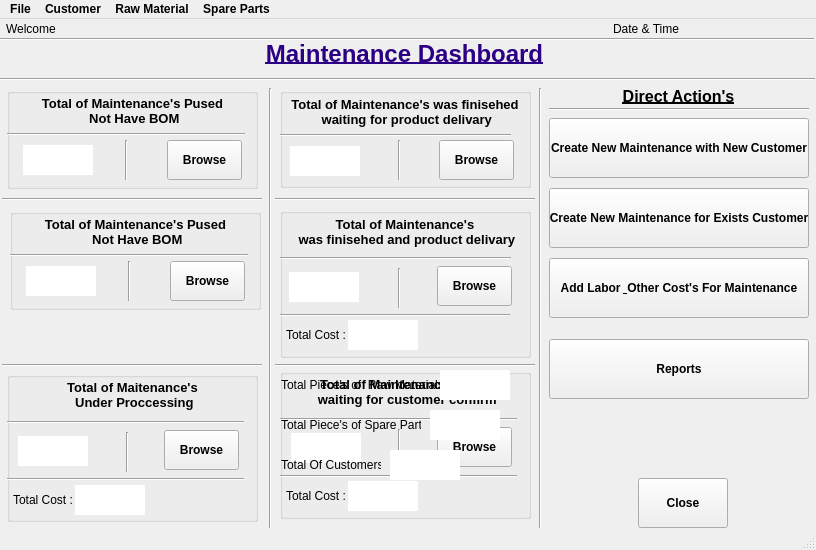
<?xml version="1.0" encoding="UTF-8"?>
<ui version="4.0">
 <class>MMainWindow</class>
 <widget class="QMainWindow" name="MMainWindow">
  <property name="geometry">
   <rect>
    <x>0</x>
    <y>0</y>
    <width>816</width>
    <height>550</height>
   </rect>
  </property>
  <property name="sizePolicy">
   <sizepolicy hsizetype="Fixed" vsizetype="Fixed">
    <horstretch>0</horstretch>
    <verstretch>0</verstretch>
   </sizepolicy>
  </property>
  <property name="minimumSize">
   <size>
    <width>816</width>
    <height>550</height>
   </size>
  </property>
  <property name="maximumSize">
   <size>
    <width>816</width>
    <height>550</height>
   </size>
  </property>
  <property name="sizeIncrement">
   <size>
    <width>816</width>
    <height>550</height>
   </size>
  </property>
  <property name="baseSize">
   <size>
    <width>816</width>
    <height>550</height>
   </size>
  </property>
  <property name="windowTitle">
   <string>Maintenance System</string>
  </property>
  <property name="layoutDirection">
   <enum>Qt::LeftToRight</enum>
  </property>
  <widget class="QWidget" name="centralwidget">
   <widget class="Line" name="line_11">
    <property name="geometry">
     <rect>
      <x>2</x>
      <y>179</y>
      <width>260</width>
      <height>3</height>
     </rect>
    </property>
    <property name="orientation">
     <enum>Qt::Horizontal</enum>
    </property>
   </widget>
   <widget class="Line" name="line_16">
    <property name="geometry">
     <rect>
      <x>549</x>
      <y>89</y>
      <width>260</width>
      <height>3</height>
     </rect>
    </property>
    <property name="orientation">
     <enum>Qt::Horizontal</enum>
    </property>
   </widget>
   <widget class="QPushButton" name="alocmbtn">
    <property name="geometry">
     <rect>
      <x>549</x>
      <y>239</y>
      <width>260</width>
      <height>60</height>
     </rect>
    </property>
    <property name="font">
     <font>
      <weight>75</weight>
      <bold>true</bold>
     </font>
    </property>
    <property name="text">
     <string>Add Labor &amp; Other Cost's For Maintenance</string>
    </property>
   </widget>
   <widget class="QLabel" name="loggeduserlbl">
    <property name="geometry">
     <rect>
      <x>59</x>
      <y>3</y>
      <width>200</width>
      <height>13</height>
     </rect>
    </property>
    <property name="text">
     <string/>
    </property>
   </widget>
   <widget class="QLabel" name="label_33">
    <property name="geometry">
     <rect>
      <x>281</x>
      <y>351</y>
      <width>160</width>
      <height>30</height>
     </rect>
    </property>
    <property name="text">
     <string>Total Piece's of  Raw Materials:</string>
    </property>
   </widget>
   <widget class="QLabel" name="label">
    <property name="geometry">
     <rect>
      <x>6</x>
      <y>3</y>
      <width>50</width>
      <height>13</height>
     </rect>
    </property>
    <property name="text">
     <string>Welcome ,</string>
    </property>
   </widget>
   <widget class="QGroupBox" name="groupBox">
    <property name="geometry">
     <rect>
      <x>7</x>
      <y>69</y>
      <width>251</width>
      <height>101</height>
     </rect>
    </property>
    <property name="title">
     <string/>
    </property>
    <widget class="QLabel" name="label_4">
     <property name="geometry">
      <rect>
       <x>5</x>
       <y>8</y>
       <width>241</width>
       <height>30</height>
      </rect>
     </property>
     <property name="font">
      <font>
       <pointsize>10</pointsize>
       <weight>75</weight>
       <bold>true</bold>
      </font>
     </property>
     <property name="text">
      <string>Total of Maintenance's Pused 
 Not Have BOM</string>
     </property>
     <property name="alignment">
      <set>Qt::AlignCenter</set>
     </property>
    </widget>
    <widget class="QLabel" name="tmplbl">
     <property name="geometry">
      <rect>
       <x>16</x>
       <y>57</y>
       <width>70</width>
       <height>30</height>
      </rect>
     </property>
     <property name="font">
      <font>
       <pointsize>10</pointsize>
       <weight>75</weight>
       <bold>true</bold>
       <underline>true</underline>
      </font>
     </property>
     <property name="styleSheet">
      <string notr="true">color: rgb(255, 0, 0);
border-color: rgb(0, 0, 255);
background-color: rgb(255, 255, 255);</string>
     </property>
     <property name="text">
      <string/>
     </property>
     <property name="alignment">
      <set>Qt::AlignCenter</set>
     </property>
    </widget>
    <widget class="QPushButton" name="tmpbtn">
     <property name="geometry">
      <rect>
       <x>160</x>
       <y>52</y>
       <width>75</width>
       <height>40</height>
      </rect>
     </property>
     <property name="font">
      <font>
       <weight>75</weight>
       <bold>true</bold>
      </font>
     </property>
     <property name="text">
      <string>Browse</string>
     </property>
    </widget>
    <widget class="Line" name="line_14">
     <property name="geometry">
      <rect>
       <x>-2</x>
       <y>36</y>
       <width>240</width>
       <height>20</height>
      </rect>
     </property>
     <property name="orientation">
      <enum>Qt::Horizontal</enum>
     </property>
    </widget>
    <widget class="Line" name="line_17">
     <property name="geometry">
      <rect>
       <x>118</x>
       <y>52</y>
       <width>3</width>
       <height>40</height>
      </rect>
     </property>
     <property name="orientation">
      <enum>Qt::Vertical</enum>
     </property>
    </widget>
   </widget>
   <widget class="QGroupBox" name="groupBox_2">
    <property name="geometry">
     <rect>
      <x>280</x>
      <y>350</y>
      <width>251</width>
      <height>150</height>
     </rect>
    </property>
    <property name="title">
     <string/>
    </property>
    <widget class="QLabel" name="label_10">
     <property name="geometry">
      <rect>
       <x>5</x>
       <y>8</y>
       <width>241</width>
       <height>30</height>
      </rect>
     </property>
     <property name="font">
      <font>
       <pointsize>10</pointsize>
       <weight>75</weight>
       <bold>true</bold>
      </font>
     </property>
     <property name="text">
      <string>Total of Maintenance's Hold 
 waiting for customer confirm</string>
     </property>
     <property name="alignment">
      <set>Qt::AlignCenter</set>
     </property>
    </widget>
    <widget class="QLabel" name="tmhlbl">
     <property name="geometry">
      <rect>
       <x>11</x>
       <y>64</y>
       <width>70</width>
       <height>30</height>
      </rect>
     </property>
     <property name="font">
      <font>
       <pointsize>10</pointsize>
       <weight>75</weight>
       <bold>true</bold>
       <underline>true</underline>
      </font>
     </property>
     <property name="styleSheet">
      <string notr="true">color: rgb(255, 0, 0);
border-color: rgb(0, 0, 255);
background-color: rgb(255, 255, 255);</string>
     </property>
     <property name="text">
      <string/>
     </property>
     <property name="alignment">
      <set>Qt::AlignCenter</set>
     </property>
    </widget>
    <widget class="QPushButton" name="tmhbtn">
     <property name="geometry">
      <rect>
       <x>157</x>
       <y>58</y>
       <width>75</width>
       <height>40</height>
      </rect>
     </property>
     <property name="font">
      <font>
       <weight>75</weight>
       <bold>true</bold>
      </font>
     </property>
     <property name="text">
      <string>Browse</string>
     </property>
    </widget>
    <widget class="QLabel" name="label_18">
     <property name="geometry">
      <rect>
       <x>6</x>
       <y>112</y>
       <width>60</width>
       <height>30</height>
      </rect>
     </property>
     <property name="text">
      <string>Total Cost :</string>
     </property>
    </widget>
    <widget class="QLabel" name="tctmhlbl">
     <property name="geometry">
      <rect>
       <x>68</x>
       <y>112</y>
       <width>70</width>
       <height>30</height>
      </rect>
     </property>
     <property name="font">
      <font>
       <pointsize>10</pointsize>
       <weight>75</weight>
       <bold>true</bold>
       <underline>true</underline>
      </font>
     </property>
     <property name="styleSheet">
      <string notr="true">color: rgb(255, 0, 0);
border-color: rgb(0, 0, 255);
background-color: rgb(255, 255, 255);</string>
     </property>
     <property name="text">
      <string/>
     </property>
     <property name="alignment">
      <set>Qt::AlignCenter</set>
     </property>
    </widget>
    <widget class="Line" name="line_4">
     <property name="geometry">
      <rect>
       <x>-3</x>
       <y>97</y>
       <width>240</width>
       <height>20</height>
      </rect>
     </property>
     <property name="orientation">
      <enum>Qt::Horizontal</enum>
     </property>
    </widget>
    <widget class="Line" name="line_5">
     <property name="geometry">
      <rect>
       <x>-3</x>
       <y>40</y>
       <width>240</width>
       <height>20</height>
      </rect>
     </property>
     <property name="orientation">
      <enum>Qt::Horizontal</enum>
     </property>
    </widget>
    <widget class="Line" name="line_18">
     <property name="geometry">
      <rect>
       <x>118</x>
       <y>60</y>
       <width>3</width>
       <height>40</height>
      </rect>
     </property>
     <property name="orientation">
      <enum>Qt::Vertical</enum>
     </property>
    </widget>
   </widget>
   <widget class="QLabel" name="label_37">
    <property name="geometry">
     <rect>
      <x>281</x>
      <y>431</y>
      <width>100</width>
      <height>30</height>
     </rect>
    </property>
    <property name="text">
     <string>Total Of Customers :</string>
    </property>
   </widget>
   <widget class="Line" name="line_3">
    <property name="geometry">
     <rect>
      <x>539</x>
      <y>69</y>
      <width>3</width>
      <height>440</height>
     </rect>
    </property>
    <property name="orientation">
     <enum>Qt::Vertical</enum>
    </property>
   </widget>
   <widget class="Line" name="line_13">
    <property name="geometry">
     <rect>
      <x>275</x>
      <y>179</y>
      <width>260</width>
      <height>3</height>
     </rect>
    </property>
    <property name="orientation">
     <enum>Qt::Horizontal</enum>
    </property>
   </widget>
   <widget class="QPushButton" name="closebtn">
    <property name="geometry">
     <rect>
      <x>638</x>
      <y>459</y>
      <width>90</width>
      <height>50</height>
     </rect>
    </property>
    <property name="font">
     <font>
      <weight>75</weight>
      <bold>true</bold>
     </font>
    </property>
    <property name="text">
     <string>Close</string>
    </property>
   </widget>
   <widget class="QLabel" name="tprmlbl">
    <property name="geometry">
     <rect>
      <x>440</x>
      <y>351</y>
      <width>70</width>
      <height>30</height>
     </rect>
    </property>
    <property name="font">
     <font>
      <pointsize>10</pointsize>
      <weight>75</weight>
      <bold>true</bold>
      <underline>true</underline>
     </font>
    </property>
    <property name="styleSheet">
     <string notr="true">color: rgb(255, 0, 0);
border-color: rgb(0, 0, 255);
background-color: rgb(255, 255, 255);</string>
    </property>
    <property name="text">
     <string/>
    </property>
    <property name="alignment">
     <set>Qt::AlignCenter</set>
    </property>
   </widget>
   <widget class="QGroupBox" name="groupBox_7">
    <property name="geometry">
     <rect>
      <x>280</x>
      <y>189</y>
      <width>251</width>
      <height>150</height>
     </rect>
    </property>
    <property name="title">
     <string/>
    </property>
    <widget class="QLabel" name="label_28">
     <property name="geometry">
      <rect>
       <x>5</x>
       <y>9</y>
       <width>240</width>
       <height>30</height>
      </rect>
     </property>
     <property name="font">
      <font>
       <pointsize>10</pointsize>
       <weight>75</weight>
       <bold>true</bold>
      </font>
     </property>
     <property name="text">
      <string>Total of Maintenance's 
 was finisehed and product delivary</string>
     </property>
     <property name="alignment">
      <set>Qt::AlignCenter</set>
     </property>
    </widget>
    <widget class="QLabel" name="tmfpdlbl">
     <property name="geometry">
      <rect>
       <x>9</x>
       <y>64</y>
       <width>70</width>
       <height>30</height>
      </rect>
     </property>
     <property name="font">
      <font>
       <pointsize>10</pointsize>
       <weight>75</weight>
       <bold>true</bold>
       <underline>true</underline>
      </font>
     </property>
     <property name="styleSheet">
      <string notr="true">color: rgb(255, 0, 0);
border-color: rgb(0, 0, 255);
background-color: rgb(255, 255, 255);</string>
     </property>
     <property name="text">
      <string/>
     </property>
     <property name="alignment">
      <set>Qt::AlignCenter</set>
     </property>
    </widget>
    <widget class="QPushButton" name="tmfpdbtn">
     <property name="geometry">
      <rect>
       <x>157</x>
       <y>58</y>
       <width>75</width>
       <height>40</height>
      </rect>
     </property>
     <property name="font">
      <font>
       <weight>75</weight>
       <bold>true</bold>
      </font>
     </property>
     <property name="text">
      <string>Browse</string>
     </property>
    </widget>
    <widget class="QLabel" name="label_30">
     <property name="geometry">
      <rect>
       <x>6</x>
       <y>112</y>
       <width>60</width>
       <height>30</height>
      </rect>
     </property>
     <property name="text">
      <string>Total Cost :</string>
     </property>
    </widget>
    <widget class="QLabel" name="tctmfpdlbl">
     <property name="geometry">
      <rect>
       <x>68</x>
       <y>112</y>
       <width>70</width>
       <height>30</height>
      </rect>
     </property>
     <property name="font">
      <font>
       <pointsize>10</pointsize>
       <weight>75</weight>
       <bold>true</bold>
       <underline>true</underline>
      </font>
     </property>
     <property name="styleSheet">
      <string notr="true">color: rgb(255, 0, 0);
border-color: rgb(0, 0, 255);
background-color: rgb(255, 255, 255);</string>
     </property>
     <property name="text">
      <string/>
     </property>
     <property name="alignment">
      <set>Qt::AlignCenter</set>
     </property>
    </widget>
    <widget class="Line" name="line_8">
     <property name="geometry">
      <rect>
       <x>-10</x>
       <y>97</y>
       <width>240</width>
       <height>20</height>
      </rect>
     </property>
     <property name="orientation">
      <enum>Qt::Horizontal</enum>
     </property>
    </widget>
    <widget class="Line" name="line_9">
     <property name="geometry">
      <rect>
       <x>-9</x>
       <y>40</y>
       <width>240</width>
       <height>20</height>
      </rect>
     </property>
     <property name="orientation">
      <enum>Qt::Horizontal</enum>
     </property>
    </widget>
    <widget class="Line" name="line_21">
     <property name="geometry">
      <rect>
       <x>118</x>
       <y>60</y>
       <width>3</width>
       <height>40</height>
      </rect>
     </property>
     <property name="orientation">
      <enum>Qt::Vertical</enum>
     </property>
    </widget>
   </widget>
   <widget class="QLabel" name="tclbl">
    <property name="geometry">
     <rect>
      <x>390</x>
      <y>431</y>
      <width>70</width>
      <height>30</height>
     </rect>
    </property>
    <property name="font">
     <font>
      <pointsize>10</pointsize>
      <weight>75</weight>
      <bold>true</bold>
      <underline>true</underline>
     </font>
    </property>
    <property name="styleSheet">
     <string notr="true">color: rgb(255, 0, 0);
border-color: rgb(0, 0, 255);
background-color: rgb(255, 255, 255);</string>
    </property>
    <property name="text">
     <string/>
    </property>
    <property name="alignment">
     <set>Qt::AlignCenter</set>
    </property>
   </widget>
   <widget class="QPushButton" name="cnmncbtn">
    <property name="geometry">
     <rect>
      <x>549</x>
      <y>99</y>
      <width>260</width>
      <height>60</height>
     </rect>
    </property>
    <property name="font">
     <font>
      <weight>75</weight>
      <bold>true</bold>
     </font>
    </property>
    <property name="text">
     <string>Create New Maintenance with New Customer</string>
    </property>
   </widget>
   <widget class="QPushButton" name="cnmecbtn">
    <property name="geometry">
     <rect>
      <x>549</x>
      <y>169</y>
      <width>260</width>
      <height>60</height>
     </rect>
    </property>
    <property name="font">
     <font>
      <weight>75</weight>
      <bold>true</bold>
     </font>
    </property>
    <property name="text">
     <string>Create New Maintenance for Exists Customer</string>
    </property>
   </widget>
   <widget class="Line" name="line">
    <property name="geometry">
     <rect>
      <x>-6</x>
      <y>19</y>
      <width>820</width>
      <height>3</height>
     </rect>
    </property>
    <property name="orientation">
     <enum>Qt::Horizontal</enum>
    </property>
   </widget>
   <widget class="QLabel" name="label_3">
    <property name="geometry">
     <rect>
      <x>-6</x>
      <y>19</y>
      <width>821</width>
      <height>31</height>
     </rect>
    </property>
    <property name="font">
     <font>
      <pointsize>18</pointsize>
      <weight>75</weight>
      <italic>false</italic>
      <bold>true</bold>
      <underline>true</underline>
      <strikeout>false</strikeout>
     </font>
    </property>
    <property name="styleSheet">
     <string notr="true">color: rgb(44, 0, 132);</string>
    </property>
    <property name="text">
     <string>Maintenance Dashboard</string>
    </property>
    <property name="alignment">
     <set>Qt::AlignCenter</set>
    </property>
   </widget>
   <widget class="Line" name="line_12">
    <property name="geometry">
     <rect>
      <x>2</x>
      <y>345</y>
      <width>260</width>
      <height>3</height>
     </rect>
    </property>
    <property name="orientation">
     <enum>Qt::Horizontal</enum>
    </property>
   </widget>
   <widget class="QGroupBox" name="groupBox_4">
    <property name="geometry">
     <rect>
      <x>280</x>
      <y>69</y>
      <width>251</width>
      <height>100</height>
     </rect>
    </property>
    <property name="title">
     <string/>
    </property>
    <widget class="QLabel" name="label_14">
     <property name="geometry">
      <rect>
       <x>0</x>
       <y>4</y>
       <width>250</width>
       <height>40</height>
      </rect>
     </property>
     <property name="font">
      <font>
       <pointsize>10</pointsize>
       <weight>75</weight>
       <bold>true</bold>
      </font>
     </property>
     <property name="text">
      <string>Total of Maintenance's was finisehed 
 waiting for product delivary</string>
     </property>
     <property name="alignment">
      <set>Qt::AlignCenter</set>
     </property>
    </widget>
    <widget class="QLabel" name="tmfwpdlbl">
     <property name="geometry">
      <rect>
       <x>10</x>
       <y>58</y>
       <width>70</width>
       <height>30</height>
      </rect>
     </property>
     <property name="font">
      <font>
       <pointsize>10</pointsize>
       <weight>75</weight>
       <bold>true</bold>
       <underline>true</underline>
      </font>
     </property>
     <property name="styleSheet">
      <string notr="true">color: rgb(255, 0, 0);
border-color: rgb(0, 0, 255);
background-color: rgb(255, 255, 255);</string>
     </property>
     <property name="text">
      <string/>
     </property>
     <property name="alignment">
      <set>Qt::AlignCenter</set>
     </property>
    </widget>
    <widget class="QPushButton" name="tmfwpdbtn">
     <property name="geometry">
      <rect>
       <x>159</x>
       <y>52</y>
       <width>75</width>
       <height>40</height>
      </rect>
     </property>
     <property name="font">
      <font>
       <weight>75</weight>
       <bold>true</bold>
      </font>
     </property>
     <property name="text">
      <string>Browse</string>
     </property>
    </widget>
    <widget class="Line" name="line_15">
     <property name="geometry">
      <rect>
       <x>-9</x>
       <y>37</y>
       <width>240</width>
       <height>20</height>
      </rect>
     </property>
     <property name="orientation">
      <enum>Qt::Horizontal</enum>
     </property>
    </widget>
    <widget class="Line" name="line_20">
     <property name="geometry">
      <rect>
       <x>118</x>
       <y>52</y>
       <width>3</width>
       <height>40</height>
      </rect>
     </property>
     <property name="orientation">
      <enum>Qt::Vertical</enum>
     </property>
    </widget>
   </widget>
   <widget class="Line" name="line_2">
    <property name="geometry">
     <rect>
      <x>-5</x>
      <y>59</y>
      <width>820</width>
      <height>3</height>
     </rect>
    </property>
    <property name="orientation">
     <enum>Qt::Horizontal</enum>
    </property>
   </widget>
   <widget class="QLabel" name="tpsplbl">
    <property name="geometry">
     <rect>
      <x>430</x>
      <y>391</y>
      <width>70</width>
      <height>30</height>
     </rect>
    </property>
    <property name="font">
     <font>
      <pointsize>10</pointsize>
      <weight>75</weight>
      <bold>true</bold>
      <underline>true</underline>
     </font>
    </property>
    <property name="styleSheet">
     <string notr="true">color: rgb(255, 0, 0);
border-color: rgb(0, 0, 255);
background-color: rgb(255, 255, 255);</string>
    </property>
    <property name="text">
     <string/>
    </property>
    <property name="alignment">
     <set>Qt::AlignCenter</set>
    </property>
   </widget>
   <widget class="QLabel" name="label_35">
    <property name="geometry">
     <rect>
      <x>281</x>
      <y>391</y>
      <width>140</width>
      <height>30</height>
     </rect>
    </property>
    <property name="text">
     <string>Total Piece's of Spare Parts :</string>
    </property>
   </widget>
   <widget class="QLabel" name="label_5">
    <property name="geometry">
     <rect>
      <x>548</x>
      <y>69</y>
      <width>261</width>
      <height>16</height>
     </rect>
    </property>
    <property name="font">
     <font>
      <pointsize>12</pointsize>
      <weight>75</weight>
      <bold>true</bold>
      <underline>true</underline>
     </font>
    </property>
    <property name="text">
     <string>Direct Action's</string>
    </property>
    <property name="alignment">
     <set>Qt::AlignCenter</set>
    </property>
   </widget>
   <widget class="Line" name="line_10">
    <property name="geometry">
     <rect>
      <x>269</x>
      <y>69</y>
      <width>3</width>
      <height>440</height>
     </rect>
    </property>
    <property name="orientation">
     <enum>Qt::Vertical</enum>
    </property>
   </widget>
   <widget class="QGroupBox" name="groupBox_6">
    <property name="geometry">
     <rect>
      <x>7</x>
      <y>353</y>
      <width>251</width>
      <height>150</height>
     </rect>
    </property>
    <property name="title">
     <string/>
    </property>
    <widget class="QLabel" name="label_24">
     <property name="geometry">
      <rect>
       <x>5</x>
       <y>8</y>
       <width>241</width>
       <height>30</height>
      </rect>
     </property>
     <property name="font">
      <font>
       <pointsize>10</pointsize>
       <weight>75</weight>
       <bold>true</bold>
      </font>
     </property>
     <property name="text">
      <string>Total of Maitenance's 
 Under Proccessing</string>
     </property>
     <property name="alignment">
      <set>Qt::AlignCenter</set>
     </property>
    </widget>
    <widget class="QLabel" name="tmuplbl">
     <property name="geometry">
      <rect>
       <x>11</x>
       <y>64</y>
       <width>70</width>
       <height>30</height>
      </rect>
     </property>
     <property name="font">
      <font>
       <pointsize>10</pointsize>
       <weight>75</weight>
       <bold>true</bold>
       <underline>true</underline>
      </font>
     </property>
     <property name="styleSheet">
      <string notr="true">color: rgb(255, 0, 0);
border-color: rgb(0, 0, 255);
background-color: rgb(255, 255, 255);</string>
     </property>
     <property name="text">
      <string/>
     </property>
     <property name="alignment">
      <set>Qt::AlignCenter</set>
     </property>
    </widget>
    <widget class="QPushButton" name="tmupbtn">
     <property name="geometry">
      <rect>
       <x>157</x>
       <y>58</y>
       <width>75</width>
       <height>40</height>
      </rect>
     </property>
     <property name="font">
      <font>
       <weight>75</weight>
       <bold>true</bold>
      </font>
     </property>
     <property name="text">
      <string>Browse</string>
     </property>
    </widget>
    <widget class="QLabel" name="label_26">
     <property name="geometry">
      <rect>
       <x>6</x>
       <y>113</y>
       <width>60</width>
       <height>30</height>
      </rect>
     </property>
     <property name="text">
      <string>Total Cost :</string>
     </property>
    </widget>
    <widget class="QLabel" name="tctmuplbl">
     <property name="geometry">
      <rect>
       <x>68</x>
       <y>113</y>
       <width>70</width>
       <height>30</height>
      </rect>
     </property>
     <property name="font">
      <font>
       <pointsize>10</pointsize>
       <weight>75</weight>
       <bold>true</bold>
       <underline>true</underline>
      </font>
     </property>
     <property name="styleSheet">
      <string notr="true">color: rgb(255, 0, 0);
border-color: rgb(0, 0, 255);
background-color: rgb(255, 255, 255);</string>
     </property>
     <property name="text">
      <string/>
     </property>
     <property name="alignment">
      <set>Qt::AlignCenter</set>
     </property>
    </widget>
    <widget class="Line" name="line_6">
     <property name="geometry">
      <rect>
       <x>-3</x>
       <y>97</y>
       <width>240</width>
       <height>20</height>
      </rect>
     </property>
     <property name="orientation">
      <enum>Qt::Horizontal</enum>
     </property>
    </widget>
    <widget class="Line" name="line_7">
     <property name="geometry">
      <rect>
       <x>-3</x>
       <y>40</y>
       <width>240</width>
       <height>20</height>
      </rect>
     </property>
     <property name="orientation">
      <enum>Qt::Horizontal</enum>
     </property>
    </widget>
    <widget class="Line" name="line_19">
     <property name="geometry">
      <rect>
       <x>119</x>
       <y>60</y>
       <width>3</width>
       <height>40</height>
      </rect>
     </property>
     <property name="orientation">
      <enum>Qt::Vertical</enum>
     </property>
    </widget>
   </widget>
   <widget class="QLabel" name="label_6">
    <property name="geometry">
     <rect>
      <x>613</x>
      <y>3</y>
      <width>70</width>
      <height>13</height>
     </rect>
    </property>
    <property name="text">
     <string>Date &amp; Time :</string>
    </property>
   </widget>
   <widget class="QLabel" name="datetimelbl">
    <property name="geometry">
     <rect>
      <x>682</x>
      <y>3</y>
      <width>130</width>
      <height>13</height>
     </rect>
    </property>
    <property name="text">
     <string/>
    </property>
   </widget>
   <widget class="Line" name="line_22">
    <property name="geometry">
     <rect>
      <x>275</x>
      <y>345</y>
      <width>260</width>
      <height>3</height>
     </rect>
    </property>
    <property name="orientation">
     <enum>Qt::Horizontal</enum>
    </property>
   </widget>
   <widget class="QPushButton" name="reportbtn">
    <property name="geometry">
     <rect>
      <x>549</x>
      <y>320</y>
      <width>260</width>
      <height>60</height>
     </rect>
    </property>
    <property name="font">
     <font>
      <weight>75</weight>
      <bold>true</bold>
     </font>
    </property>
    <property name="text">
     <string>Reports</string>
    </property>
   </widget>
   <widget class="QGroupBox" name="groupBox_33">
    <property name="geometry">
     <rect>
      <x>10</x>
      <y>190</y>
      <width>251</width>
      <height>101</height>
     </rect>
    </property>
    <property name="title">
     <string/>
    </property>
    <widget class="QLabel" name="loctextlbl">
     <property name="geometry">
      <rect>
       <x>5</x>
       <y>8</y>
       <width>241</width>
       <height>30</height>
      </rect>
     </property>
     <property name="font">
      <font>
       <pointsize>10</pointsize>
       <weight>75</weight>
       <bold>true</bold>
      </font>
     </property>
     <property name="text">
      <string>Total of Maintenance's Pused 
 Not Have BOM</string>
     </property>
     <property name="alignment">
      <set>Qt::AlignCenter</set>
     </property>
    </widget>
    <widget class="QLabel" name="loclbl">
     <property name="geometry">
      <rect>
       <x>16</x>
       <y>57</y>
       <width>70</width>
       <height>30</height>
      </rect>
     </property>
     <property name="font">
      <font>
       <pointsize>10</pointsize>
       <weight>75</weight>
       <bold>true</bold>
       <underline>true</underline>
      </font>
     </property>
     <property name="styleSheet">
      <string notr="true">color: rgb(255, 0, 0);
border-color: rgb(0, 0, 255);
background-color: rgb(255, 255, 255);</string>
     </property>
     <property name="text">
      <string/>
     </property>
     <property name="alignment">
      <set>Qt::AlignCenter</set>
     </property>
    </widget>
    <widget class="QPushButton" name="locbtn">
     <property name="geometry">
      <rect>
       <x>160</x>
       <y>52</y>
       <width>75</width>
       <height>40</height>
      </rect>
     </property>
     <property name="font">
      <font>
       <weight>75</weight>
       <bold>true</bold>
      </font>
     </property>
     <property name="text">
      <string>Browse</string>
     </property>
    </widget>
    <widget class="Line" name="line_233">
     <property name="geometry">
      <rect>
       <x>-2</x>
       <y>36</y>
       <width>240</width>
       <height>20</height>
      </rect>
     </property>
     <property name="orientation">
      <enum>Qt::Horizontal</enum>
     </property>
    </widget>
    <widget class="Line" name="line_243">
     <property name="geometry">
      <rect>
       <x>118</x>
       <y>52</y>
       <width>3</width>
       <height>40</height>
      </rect>
     </property>
     <property name="orientation">
      <enum>Qt::Vertical</enum>
     </property>
    </widget>
   </widget>
  </widget>
  <widget class="QMenuBar" name="menubar">
   <property name="geometry">
    <rect>
     <x>0</x>
     <y>0</y>
     <width>816</width>
     <height>21</height>
    </rect>
   </property>
   <property name="sizePolicy">
    <sizepolicy hsizetype="Maximum" vsizetype="Maximum">
     <horstretch>0</horstretch>
     <verstretch>0</verstretch>
    </sizepolicy>
   </property>
   <property name="maximumSize">
    <size>
     <width>16777215</width>
     <height>16777215</height>
    </size>
   </property>
   <property name="font">
    <font>
     <weight>75</weight>
     <bold>true</bold>
    </font>
   </property>
   <property name="acceptDrops">
    <bool>false</bool>
   </property>
   <property name="styleSheet">
    <string notr="true"/>
   </property>
   <widget class="QMenu" name="menuFile">
    <property name="title">
     <string>File</string>
    </property>
    <addaction name="actionLogout"/>
    <addaction name="actionChange_Password"/>
    <addaction name="actionExit"/>
   </widget>
   <widget class="QMenu" name="menuCustomer">
    <property name="title">
     <string>Customer</string>
    </property>
    <addaction name="actionAdd_New_customer"/>
    <addaction name="actionEdit_customer"/>
    <addaction name="actionSearch_customer"/>
   </widget>
   <widget class="QMenu" name="menuRaw_Material">
    <property name="title">
     <string>Raw Material</string>
    </property>
    <addaction name="actionAdd_New_RM"/>
    <addaction name="actionEdit_RM"/>
    <addaction name="actionSearch_RM"/>
   </widget>
   <widget class="QMenu" name="menuSpare_Parts">
    <property name="title">
     <string>Spare Parts</string>
    </property>
    <addaction name="actionAdd_New_SP"/>
    <addaction name="actionEdit_SP"/>
    <addaction name="actionSearch_SP"/>
   </widget>
   <addaction name="menuFile"/>
   <addaction name="menuCustomer"/>
   <addaction name="menuRaw_Material"/>
   <addaction name="menuSpare_Parts"/>
  </widget>
  <widget class="QStatusBar" name="statusbar"/>
  <action name="actionLogout">
   <property name="text">
    <string>Logout</string>
   </property>
  </action>
  <action name="actionChange_Password">
   <property name="text">
    <string>Change Password</string>
   </property>
  </action>
  <action name="actionExit">
   <property name="text">
    <string>Exit</string>
   </property>
  </action>
  <action name="actionAdd_New_customer">
   <property name="text">
    <string>Add New</string>
   </property>
  </action>
  <action name="actionEdit_customer">
   <property name="text">
    <string>Edit</string>
   </property>
  </action>
  <action name="actionSearch_customer">
   <property name="text">
    <string>Search</string>
   </property>
  </action>
  <action name="actionRports">
   <property name="text">
    <string>Reports</string>
   </property>
  </action>
  <action name="actionAdd_New_2">
   <property name="text">
    <string>Add New</string>
   </property>
  </action>
  <action name="actionEdit_2">
   <property name="text">
    <string>Edit</string>
   </property>
  </action>
  <action name="actionSearch_2">
   <property name="text">
    <string>Search</string>
   </property>
  </action>
  <action name="actionReports">
   <property name="text">
    <string>Reports</string>
   </property>
  </action>
  <action name="actionAdd_New_RM">
   <property name="text">
    <string>Add New</string>
   </property>
  </action>
  <action name="actionEdit_RM">
   <property name="text">
    <string>Edit</string>
   </property>
  </action>
  <action name="actionSearch_RM">
   <property name="text">
    <string>Search</string>
   </property>
  </action>
  <action name="actionReports_2">
   <property name="text">
    <string>Reports</string>
   </property>
  </action>
  <action name="actionAdd_New_SP">
   <property name="text">
    <string>Add New</string>
   </property>
  </action>
  <action name="actionEdit_SP">
   <property name="text">
    <string>Edit</string>
   </property>
  </action>
  <action name="actionSearch_SP">
   <property name="text">
    <string>Search</string>
   </property>
  </action>
  <action name="actionReports_3">
   <property name="text">
    <string>Reports</string>
   </property>
  </action>
 </widget>
 <resources/>
 <connections/>
</ui>
